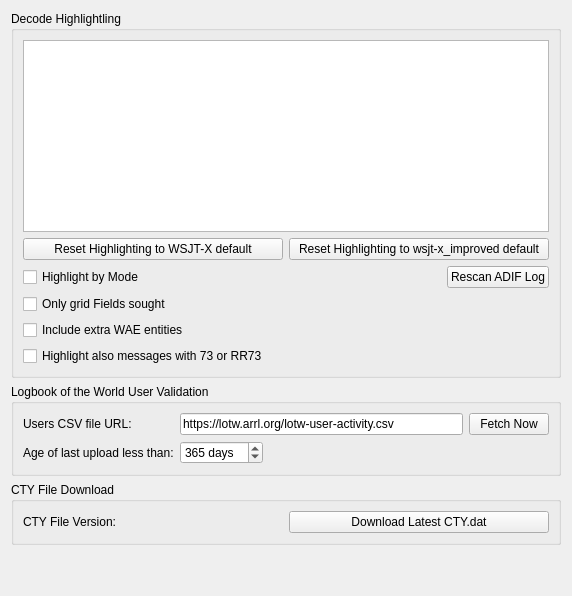
     <widget class="QWidget" name="colors_tab">
      <attribute name="title">
       <string>Colors</string>
      </attribute>
      <layout class="QVBoxLayout" name="verticalLayout_7">
       <item>
        <widget class="QGroupBox" name="groupBox_12">
         <property name="title">
          <string>Decode Highlightling</string>
         </property>
         <layout class="QGridLayout" name="gridLayout_5">
          <item row="5" column="0">
           <widget class="QCheckBox" name="include_WAE_check_box">
            <property name="text">
             <string>Include extra WAE entities</string>
            </property>
           </widget>
          </item>
          <item row="4" column="0">
           <widget class="QCheckBox" name="only_fields_check_box">
            <property name="toolTip">
             <string>Check to for grid highlighting to only apply to unworked grid fields</string>
            </property>
            <property name="text">
             <string>Only grid Fields sought</string>
            </property>
           </widget>
          </item>
          <item row="3" column="0">
           <widget class="QCheckBox" name="highlight_by_mode_check_box">
            <property name="toolTip">
             <string>&lt;html&gt;&lt;head/&gt;&lt;body&gt;&lt;p&gt;Check to indicate new DXCC entities, grid squares, and callsigns per mode.&lt;/p&gt;&lt;/body&gt;&lt;/html&gt;</string>
            </property>
            <property name="text">
             <string>Highlight by Mode</string>
            </property>
           </widget>
          </item>
          <item row="0" column="0" colspan="2">
           <widget class="DecodeHighlightingListView" name="highlighting_list_view">
            <property name="sizePolicy">
             <sizepolicy hsizetype="Expanding" vsizetype="Preferred">
              <horstretch>0</horstretch>
              <verstretch>0</verstretch>
             </sizepolicy>
            </property>
            <property name="contextMenuPolicy">
             <enum>Qt::ActionsContextMenu</enum>
            </property>
            <property name="acceptDrops">
             <bool>true</bool>
            </property>
            <property name="toolTip">
             <string>&lt;html&gt;&lt;head/&gt;&lt;body&gt;&lt;p&gt;Enable or disable using the check boxes and right-click an item to change or unset the foreground color, background color, or reset the item to default values. Drag and drop the items to change their priority, higher in the list is higher in priority.&lt;/p&gt;&lt;p&gt;Note that each foreground or background color may be either set or unset, unset means that it is not allocated for that item's type and lower priority items may apply.&lt;/p&gt;&lt;/body&gt;&lt;/html&gt;</string>
            </property>
            <property name="editTriggers">
             <set>QAbstractItemView::NoEditTriggers</set>
            </property>
            <property name="dragEnabled">
             <bool>true</bool>
            </property>
            <property name="dragDropMode">
             <enum>QAbstractItemView::InternalMove</enum>
            </property>
            <property name="defaultDropAction">
             <enum>Qt::MoveAction</enum>
            </property>
            <property name="selectionMode">
             <enum>QAbstractItemView::SingleSelection</enum>
            </property>
            <property name="resizeMode">
             <enum>QListView::Adjust</enum>
            </property>
           </widget>
          </item>
          <item row="3" column="1">
           <layout class="QHBoxLayout" name="horizontalLayout_15">
            <item>
             <spacer name="horizontalSpacer_5">
              <property name="orientation">
               <enum>Qt::Horizontal</enum>
              </property>
              <property name="sizeHint" stdset="0">
               <size>
                <width>40</width>
                <height>20</height>
               </size>
              </property>
             </spacer>
            </item>
            <item>
             <widget class="QPushButton" name="rescan_log_push_button">
              <property name="toolTip">
               <string>&lt;html&gt;&lt;head/&gt;&lt;body&gt;&lt;p&gt;Click to scan the wsjtx_log.adi ADIF file again for worked before information&lt;/p&gt;&lt;/body&gt;&lt;/html&gt;</string>
              </property>
              <property name="text">
               <string>Rescan ADIF Log</string>
              </property>
             </widget>
            </item>
           </layout>
          </item>
          <item row="6" column="0">
           <widget class="QCheckBox" name="highlight_73_check_box">
            <property name="text">
             <string>Highlight also messages with 73 or RR73</string>
            </property>
           </widget>
          </item>
          <item row="1" column="0" colspan="2">
           <layout class="QHBoxLayout" name="horizontalLayout_20">
            <item>
             <widget class="QPushButton" name="reset_highlighting_to_defaults_push_button">
              <property name="toolTip">
               <string>&lt;html&gt;&lt;head/&gt;&lt;body&gt;&lt;p&gt;Push to reset all highlight items above to default values and priorities.&lt;/p&gt;&lt;/body&gt;&lt;/html&gt;</string>
              </property>
              <property name="text">
               <string>Reset Highlighting to WSJT-X default</string>
              </property>
             </widget>
            </item>
            <item>
             <widget class="QPushButton" name="reset_highlighting_to_defaults2_push_button">
              <property name="text">
               <string>Reset Highlighting to wsjt-x_improved default</string>
              </property>
             </widget>
            </item>
           </layout>
          </item>
         </layout>
        </widget>
       </item>
       <item>
        <widget class="QGroupBox" name="groupBox_11">
         <property name="toolTip">
          <string>&lt;html&gt;&lt;head/&gt;&lt;body&gt;&lt;p&gt;Controls for Logbook of the World user lookup.&lt;/p&gt;&lt;/body&gt;&lt;/html&gt;</string>
         </property>
         <property name="title">
          <string>Logbook of the World User Validation</string>
         </property>
         <layout class="QFormLayout" name="formLayout_18">
          <item row="1" column="0">
           <widget class="QLabel" name="label_15">
            <property name="text">
             <string>Users CSV file URL:</string>
            </property>
            <property name="buddy">
             <cstring>LotW_CSV_URL_line_edit</cstring>
            </property>
           </widget>
          </item>
          <item row="1" column="1">
           <layout class="QHBoxLayout" name="LotW_Layout">
            <item>
             <widget class="QLineEdit" name="LotW_CSV_URL_line_edit">
              <property name="toolTip">
               <string>&lt;html&gt;&lt;head/&gt;&lt;body&gt;&lt;p&gt;URL of the ARRL LotW user's last upload dates and times data file which is used to highlight decodes from stations that are known to upload their log file to LotW.&lt;/p&gt;&lt;/body&gt;&lt;/html&gt;</string>
              </property>
              <property name="accessibleName">
               <string>URL</string>
              </property>
              <property name="text">
               <string>https://lotw.arrl.org/lotw-user-activity.csv</string>
              </property>
             </widget>
            </item>
            <item>
             <widget class="QPushButton" name="LotW_CSV_fetch_push_button">
              <property name="toolTip">
               <string>&lt;html&gt;&lt;head/&gt;&lt;body&gt;&lt;p&gt;Push this button to fetch the latest LotW user's upload date and time data file.&lt;/p&gt;&lt;/body&gt;&lt;/html&gt;</string>
              </property>
              <property name="text">
               <string>Fetch Now</string>
              </property>
             </widget>
            </item>
           </layout>
          </item>
          <item row="2" column="1">
           <layout class="QHBoxLayout" name="LotW_Layout_2">
            <item>
             <widget class="QSpinBox" name="LotW_days_since_upload_spin_box">
              <property name="toolTip">
               <string>&lt;html&gt;&lt;head/&gt;&lt;body&gt;&lt;p&gt;Adjust this spin box to set the age threshold of LotW user's last upload date that is accepted as a current LotW user.&lt;/p&gt;&lt;/body&gt;&lt;/html&gt;</string>
              </property>
              <property name="accessibleName">
               <string>Days since last upload</string>
              </property>
              <property name="suffix">
               <string> days</string>
              </property>
              <property name="minimum">
               <number>0</number>
              </property>
              <property name="maximum">
               <number>9999</number>
              </property>
              <property name="value">
               <number>365</number>
              </property>
             </widget>
            </item>
            <item>
             <spacer name="horizontalSpacer_2">
              <property name="orientation">
               <enum>Qt::Horizontal</enum>
              </property>
              <property name="sizeHint" stdset="0">
               <size>
                <width>40</width>
                <height>20</height>
               </size>
              </property>
             </spacer>
            </item>
            <item>
             <widget class="QLabel" name="LotW_CSV_status_label">
              <property name="minimumSize">
               <size>
                <width>240</width>
                <height>0</height>
               </size>
              </property>
              <property name="text">
               <string/>
              </property>
             </widget>
            </item>
           </layout>
          </item>
          <item row="2" column="0">
           <widget class="QLabel" name="label_14">
            <property name="text">
             <string>Age of last upload less than:</string>
            </property>
            <property name="buddy">
             <cstring>LotW_days_since_upload_spin_box</cstring>
            </property>
           </widget>
          </item>
         </layout>
        </widget>
       </item>
       <item>
        <spacer name="horizontalSpacer_8">
         <property name="orientation">
          <enum>Qt::Horizontal</enum>
         </property>
         <property name="sizeHint" stdset="0">
          <size>
           <width>0</width>
           <height>0</height>
          </size>
         </property>
        </spacer>
       </item>
       <item>
        <widget class="QGroupBox" name="groupBox_8">
         <property name="title">
          <string>CTY File Download</string>
         </property>
         <layout class="QHBoxLayout" name="horizontalLayout_23">
          <item>
           <widget class="QLabel" name="CTY_file_label">
            <property name="text">
             <string>CTY File Version: </string>
            </property>
           </widget>
          </item>
          <item>
           <widget class="QPushButton" name="CTY_download_button">
            <property name="text">
             <string>Download Latest CTY.dat</string>
            </property>
           </widget>
          </item>
         </layout>
        </widget>
       </item>
       <item>
        <spacer name="verticalSpacer_6">
         <property name="orientation">
          <enum>Qt::Vertical</enum>
         </property>
         <property name="sizeHint" stdset="0">
          <size>
           <width>20</width>
           <height>40</height>
          </size>
         </property>
        </spacer>
       </item>
      </layout>
     </widget>
